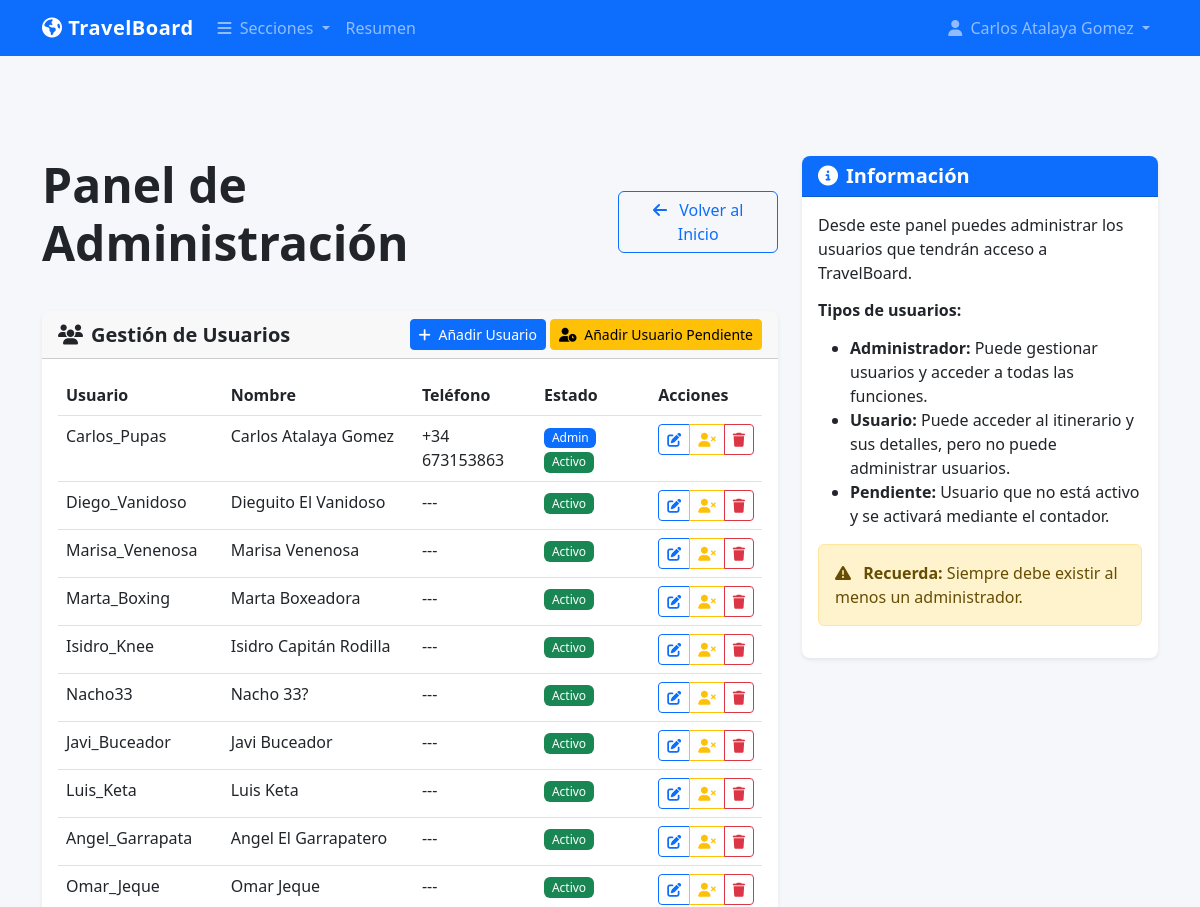
The page /auth/admin (signed in, upper part) on the database as committed earlier.
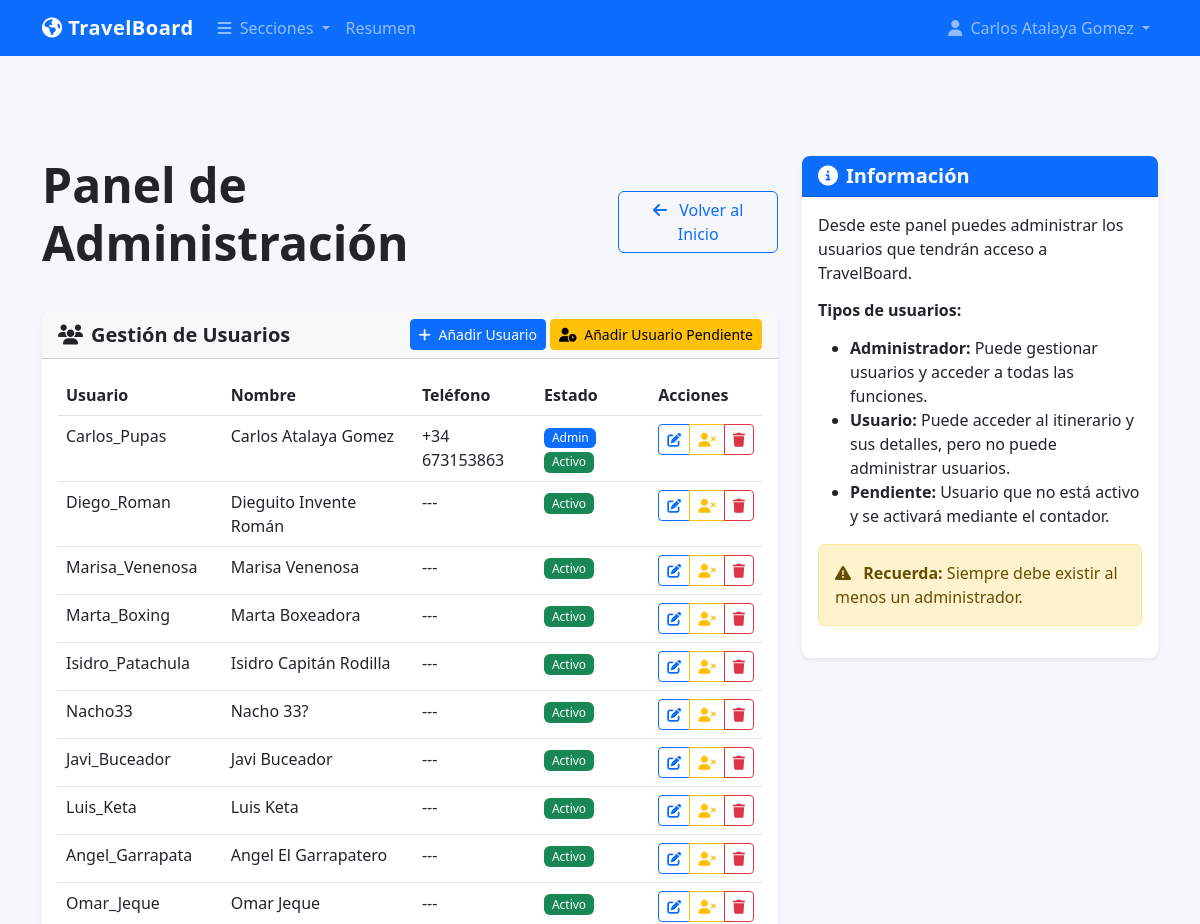
The same page on the database as committed later.
### models.py (models this page shows, shortened)
class User(UserMixin, db.Model):
    id = db.Column(db.Integer, primary_key=True)
    username = db.Column(db.String(80), unique=True, nullable=False)
    password_hash = db.Column(db.String(200), nullable=False)
    name = db.Column(db.String(100), nullable=False)
    phone = db.Column(db.String(20), nullable=True)
    is_admin = db.Column(db.Boolean, default=False)
    is_active_member = db.Column(db.Boolean, default=True)  # Campo para activación

### auth.py (the view)
@auth.route('/admin', methods=['GET'])
@login_required
@admin_required
def admin_panel():
    users = User.query.all()
    current_date = datetime.now(pytz.UTC)
    return render_template('admin.html', users=users, current_date=current_date)

### app.py (called while the page is built)
@login_manager.user_loader
def load_user(user_id):
    return User.query.get(int(user_id))

@app.before_request
def check_initial_setup():
    public_endpoints = ['static', 'setup', 'auth.login', 'auth.logout']
    if request.endpoint in public_endpoints:
        return None
    user_count = User.query.count()
    if user_count == 0 and request.endpoint != 'setup':
        return redirect(url_for('setup'))
    if not current_user.is_authenticated and request.endpoint not in public_endpoints:
        return redirect(url_for('auth.login'))

### auth.py (called while the page is built)
def admin_required(f):
    @wraps(f)
    def decorated_function(*args, **kwargs):
        if not current_user.is_authenticated or not current_user.is_admin:
            flash('Se requieren permisos de administrador para acceder a esta página', 'danger')
            return redirect(url_for('auth.login'))
        return f(*args, **kwargs)
    return decorated_function

### templates/admin.html (shortened to what this page needs)
{% extends "base.html" %}
{% block content %}
<div class="row">
    <div class="col-12">
        <div class="d-flex justify-content-between align-items-center mb-4">
            <h1 class="display-5">Panel de Administración</h1>
            <a href="{{ url_for('index') }}" class="btn btn-outline-primary">
                <i class="fas fa-arrow-left me-2"></i> Volver al Inicio
            </a>
        </div>
        <div class="card mb-4">
            <div class="card-header d-flex justify-content-between align-items-center">
                <h5 class="mb-0"><i class="fas fa-users me-2"></i>Gestión de Usuarios</h5>
                <div>
                    <a href="{{ url_for('auth.add_user') }}" class="btn btn-primary btn-sm">
                        <i class="fas fa-plus me-1"></i> Añadir Usuario
                    </a>
                    <a href="{{ url_for('auth.add_user', pending=1) }}" class="btn btn-warning btn-sm">
                        <i class="fas fa-user-clock me-1"></i> Añadir Usuario Pendiente
                    </a>
                </div>
            </div>
            <div class="card-body">
                {% if users %}
                    <div class="table-responsive">
                        <table class="table table-hover">
                            <thead>
                                <tr>
                                    <th>Usuario</th>
                                    <th>Nombre</th>
                                    <th class="d-none d-md-table-cell">Teléfono</th>
                                    <th>Estado</th>
                                    <th>Acciones</th>
                                </tr>
                            </thead>
                            <tbody>
                                {% for user in users %}
                                    <tr>
                                        <td>{{ user.username }}</td>
                                        <td>{{ user.name }}</td>
                                        <td class="d-none d-md-table-cell">{{ user.phone or '---' }}</td>
                                        <td>
                                            {% if user.is_admin %}
                                                <span class="badge bg-primary">Admin</span>
                                            {% endif %}
                                            {% if user.is_active_member %}
                                                <span class="badge bg-success">Activo</span>
                                            {% else %}
                                                <span class="badge bg-warning">Pendiente</span>
                                            {% endif %}
                                        </td>
                                        <td>
                                            <div class="btn-group btn-group-sm">
                                                <a href="{{ url_for('auth.edit_user', user_id=user.id) }}" class="btn btn-outline-primary" title="Editar">
                                                    <i class="fas fa-edit"></i>
                                                </a>
                                                {% if not user.is_active_member %}
                                                    <button type="button" class="btn btn-outline-success"
                                                            onclick="toggleUserStatus({{ user.id }}, true)" title="Activar">
                                                        <i class="fas fa-user-check"></i>
                                                    </button>
                                                {% else %}
                                                    <button type="button" class="btn btn-outline-warning"
                                                            onclick="toggleUserStatus({{ user.id }}, false)" title="Desactivar">
                                                        <i class="fas fa-user-times"></i>
                                                    </button>
                                                {% endif %}
                                                <button type="button" class="btn btn-outline-danger"
                                                        onclick="confirmDelete({{ user.id }}, '{{ user.username }}')" title="Eliminar">
                                                    <i class="fas fa-trash"></i>
                                                </button>
                                            </div>
                                        </td>
                                    </tr>
                                {% endfor %}
                            </tbody>
                        </table>
                    </div>
                {% else %}
                    <div class="alert alert-info">
                        <i class="fas fa-info-circle me-2"></i>
                        No hay usuarios registrados.
                    </div>
                {% endif %}
            </div>
        </div>
    </div>
</div>
{% endblock %}
{% block sidebar %}
<div class="card">
    <div class="card-header bg-primary text-white">
        <h5 class="mb-0"><i class="fas fa-info-circle me-2"></i>Información</h5>
    </div>
    <div class="card-body">
        <p>Desde este panel puedes administrar los usuarios que tendrán acceso a TravelBoard.</p>
        <h6 class="mt-3">Tipos de usuarios:</h6>
        <ul>
            <li><strong>Administrador:</strong> Puede gestionar usuarios y acceder a todas las funciones.</li>
            <li><strong>Usuario:</strong> Puede acceder al itinerario y sus detalles, pero no puede administrar usuarios.</li>
            <li><strong>Pendiente:</strong> Usuario que no está activo y se activará mediante el contador.</li>
        </ul>
        <div class="alert alert-warning mt-3">
            <i class="fas fa-exclamation-triangle me-2"></i>
            <strong>Recuerda:</strong> Siempre debe existir al menos un administrador.
        </div>
    </div>
</div>
{% endblock %}

### templates/base.html (shortened to what this page needs)
<!DOCTYPE html>
<html lang="es">
<head>
    <link href="https://cdn.jsdelivr.net/npm/bootstrap@5.3.0/dist/css/bootstrap.min.css" rel="stylesheet">
    <link rel="stylesheet" href="https://cdnjs.cloudflare.com/ajax/libs/font-awesome/6.4.0/css/all.min.css">
    <link rel="stylesheet" href="{{ url_for('static', filename='css/main.css') }}">
    <link rel="stylesheet" href="{{ url_for('static', filename='css/responsive.css') }}">
    <link rel="stylesheet" href="{{ url_for('static', filename='css/mvp_daily.css') }}">
</head>
<body>
    <header class="fixed-top">
        <nav class="navbar navbar-expand-lg navbar-dark bg-primary">
            <div class="container">
                <a class="navbar-brand" href="/">
                    <i class="fas fa-globe-americas"></i> TravelBoard
                </a>
                <div class="collapse navbar-collapse" id="mainNav">
                    <ul class="navbar-nav me-auto">
                        <li class="nav-item dropdown">
                            <a class="nav-link dropdown-toggle" href="#" id="sectionDropdown" role="button" data-bs-toggle="dropdown" aria-expanded="false">
                                <i class="fas fa-bars me-1"></i> Secciones
                            </a>
                        </li>
                        <li class="nav-item">
                            <a class="nav-link" href="/#overview">Resumen</a>
                        </li>
                    </ul>
                    <ul class="navbar-nav">
                        {% if current_user.is_authenticated %}
                            <li class="nav-item dropdown">
                                <a class="nav-link dropdown-toggle" href="#" id="userDropdown" role="button" data-bs-toggle="dropdown" aria-expanded="false">
                                    <i class="fas fa-user me-1"></i> {{ current_user.name }}
                                </a>
                            </li>
                        {% else %}
                            <li class="nav-item">
                                <a class="nav-link" href="{{ url_for('auth.login') }}">
                                    <i class="fas fa-sign-in-alt me-1"></i> Iniciar sesión
                                </a>
                            </li>
                        {% endif %}
                    </ul>
                </div>
            </div>
        </nav>
    </header>
    <main class="container mt-5 pt-5">
        <div class="row">
            <div class="col-lg-8 mb-4">
                {% block content %}{% endblock %}
            </div>
            <div class="col-lg-4">
                {% block sidebar %}{% endblock %}
            </div>
        </div>
    </main>
</body>
</html>

### static/css/main.css (style rules this page uses)
:root { --primary-color: #0d6efd; --secondary-color: #6c757d; --accent-color: #fd7e14; --success-color: #198754; --info-color: #0dcaf0; --warning-color: #ffc107; --danger-color: #dc3545; --light-color: #f8f9fa; --dark-color: #212529; }
body { font-family: 'Segoe UI', Tahoma, Geneva, Verdana, sans-serif; background-color: #f5f7fa; color: var(--dark-color); padding-top: 60px; }
a { color: var(--primary-color); text-decoration: none; transition: color 0.2s ease-in-out; }
.navbar-brand { font-weight: 700; letter-spacing: 0.5px; }
.card { border: none; border-radius: 0.5rem; box-shadow: 0 0.125rem 0.25rem rgba(0, 0, 0, 0.075); transition: transform 0.2s ease-in-out, box-shadow 0.2s ease-in-out; }
.card-header { border-radius: 0.5rem 0.5rem 0 0 !important; font-weight: 600; }
h1, h2, h3, h4, h5, h6 { font-weight: 600; margin-bottom: 1rem; }
.display-5, .display-6 { font-weight: 600; }
.badge { font-weight: 500; padding: 0.35em 0.65em; border-radius: 0.375rem; }
html { scroll-behavior: smooth; scroll-padding-top: 70px; }

### static/css/responsive.css (style rules this page uses)
@media (prefers-reduced-motion: no-preference) { .nav-item { transition: all 0.2s ease; } }

Rows that differ between the two databases and show on the page:
changed User: username "Diego_Vanidoso" → "Diego_Roman"; name "Dieguito El Vanidoso" → "Dieguito Invente Román"
changed User "Isidro Capitán Rodilla": username "Isidro_Knee" → "Isidro_Patachula"
